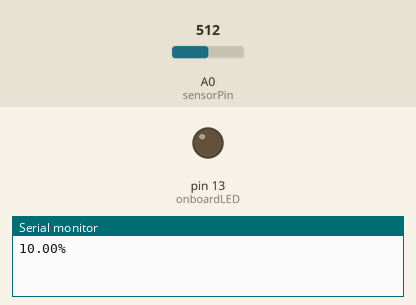
Recording of a sketch running on a simulated Arduino Uno, built with avr-gcc and run on an emulated ATmega328P. Parts: output pins drawn as LEDs (lit = HIGH), the last lines printed to the serial monitor. The inputs (shaded band) are chosen by the test bench; at power-on: A0 (sensorPin) = 512.

Above: at 0.2 s.
At 4.77 s:
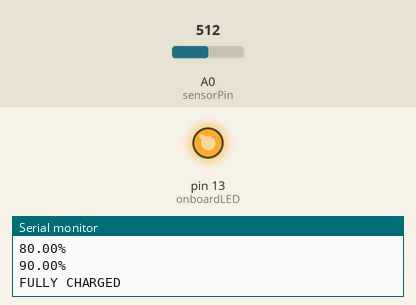
Timing chart, 0 to 5.1 s (numbered marks = the images above):
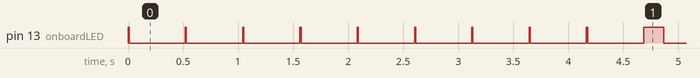

Measured:
- by itself, pin 13 (onboardLED): goes 9 × (HIGH 0.01 s, LOW 0.51 s), HIGH 0.18 s, 237 × (LOW 0.51 s, HIGH 0.01 s), then LOW
- by itself, everything shown: repeats every 4.2 s, in 16 steps

The sketch:

lostInSpace_7.ino
```cpp
int sensorPin = A0;
int sensorValue = 0;
int onboardLED = 13;
unsigned int batteryCapacity = 1000;
unsigned int batteryLevel = 0;
bool wasAlreadyCharged = false;

void PrintBatteryPercentage() {
  Serial.print((double)batteryLevel/ (double)batteryCapacity*100);
  Serial.println("%");
}

void setup() {
  pinMode(onboardLED, OUTPUT);
  Serial.begin(9600);
}

void loop() {
  sensorValue = analogRead(sensorPin);
  //Serial.println(sensorValue);
  sensorValue = min(sensorValue, 100);
  batteryLevel += sensorValue;

  if (batteryLevel >= batteryCapacity) {
    if (wasAlreadyCharged == false) {
      Serial.println("FULLY CHARGED");
      batteryLevel = batteryCapacity;
      wasAlreadyCharged = true;
      digitalWrite(onboardLED, HIGH);
      delay(100);
    }
  } else {
    digitalWrite(onboardLED, HIGH);
    delay(110 - sensorValue);
    digitalWrite(onboardLED, LOW);
    delay(110 - sensorValue);
    PrintBatteryPercentage();
    delay(500);
  }

}
```
